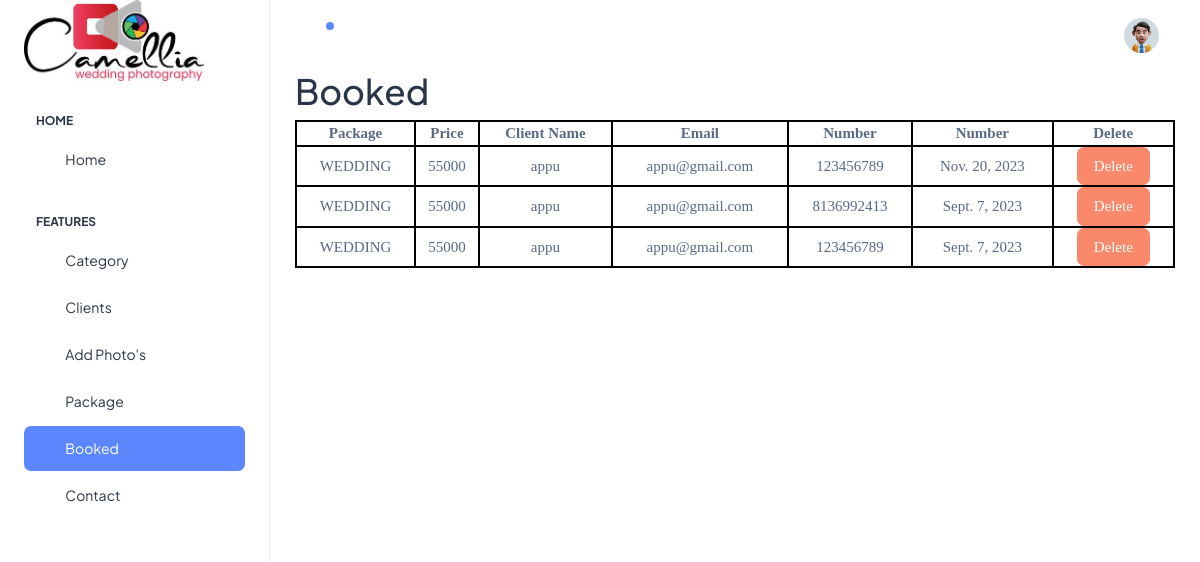
Page /adminapp/showBookedPage/ on the committed database.
### adminapp/models.py (models this page shows)
class bookinDB(models.Model):
    Package_Name=models.CharField(max_length=100,null=True,blank=True)
    Package_Price = models.IntegerField(null=True,blank=True)
    Name= models.CharField(max_length=100,null=True,blank=True)
    Email = models.EmailField(max_length=100,null=True,blank=True)
    Mobile = models.FloatField(null=True,blank=True)
    Date=models.DateField(null=True,blank=True)

### adminapp/views.py (the view)
# urls.py: path('showBookedPage/',views.showBookedPage,name="showBookedPage"),
def showBookedPage(req):
    data=bookinDB.objects.all()
    return render(req,"showBooked.html",{'data':data})

### adminapp/templates/showBooked.html (shortened to what this page needs)
<!DOCTYPE html>
{% extends 'index.html' %}
{% block content %}
<html lang="en">
<head>
</head>
<body>
    <div>
        <h1>Booked</h1>
        <table style="width: 100%;">
            <thead>
                <tr >
                  <th>Package</th>
                  <th>Price</th>
                  <th>Client Name</th>
                  <th>Email</th>
                  <th>Number</th>
                  <th>Number</th>
                  <th>Delete</th>
                </tr>
                <tbody>
                    {% for i in data %}
                    <tr>
                        <td>{{i.Package_Name}}</td>
                        <td>{{i.Package_Price}}</td>
                        <td>{{i.Name}}</td>
                        <td>{{i.Email}}</td>
                        <td>{{i.Mobile|floatformat:0}}</td>
                        <td>{{i.Date}}</td>
                        <td><a href="{% url 'deletebookedData' dataid=i.id %}" class="btn btn-danger mr-2">Delete</a></td>
                    </tr>
                    {% endfor %}
                </tbody>
              </thead>
        </table>
      </div>
</body>
</html>
{% endblock %}

### adminapp/templates/index.html (shortened to what this page needs)
<!doctype html>
{% load static %}
<html lang="en">
<head>
  <link rel="stylesheet" href="{% static 'assets/css/styles.min.css' %}" />
</head>
<body>
  <div class="page-wrapper" id="main-wrapper" data-layout="vertical" data-navbarbg="skin6" data-sidebartype="full"
    data-sidebar-position="fixed" data-header-position="fixed">
    <aside class="left-sidebar">
      <div>
        <div class="brand-logo d-flex align-items-center justify-content-between">
          <a href="" class="text-nowrap logo-img">
            <img src="{% static 'assets/images/logos/cm.png' %}" width="180" alt="" />
          </a>
        </div>
        <nav class="sidebar-nav scroll-sidebar" data-simplebar="">
          <ul id="sidebarnav">
            <li class="nav-small-cap">
              <span class="hide-menu">Home</span>
            </li>
            <li class="sidebar-item">
              <a class="sidebar-link" href="{% url 'homepage' %}" aria-expanded="false">
                <span>
                  <i class="ti ti-layout-dashboard"></i>
                </span>
                <span class="hide-menu">Home</span>
              </a>
            </li>
            <li class="nav-small-cap">
              <span class="hide-menu">Features</span>
            </li>
            <li class="sidebar-item">
              <a class="sidebar-link" href="{% url 'categoryPage' %}" aria-expanded="false">
                <span>
                  <i class="ti ti-article"></i>
                </span>
                <span class="hide-menu">Category</span>
              </a>
            </li>
            <li class="sidebar-item">
              <a class="sidebar-link" href="{% url 'addClientPage' %}" aria-expanded="false">
                <span>
                  <i class="ti ti-alert-circle"></i>
                </span>
                <span class="hide-menu">Clients</span>
              </a>
            </li>
            <li class="sidebar-item">
              <a class="sidebar-link" href="{% url 'addPhotosPage' %}" aria-expanded="false">
                <span>
                  <i class="ti ti-cards"></i>
                </span>
                <span class="hide-menu">Add Photo's</span>
              </a>
            </li>
            <li class="sidebar-item">
              <a class="sidebar-link" href="{% url 'addPackagePage' %}" aria-expanded="false">
                <span>
                  <i class="ti ti-login"></i>
                </span>
                <span class="hide-menu">Package</span>
              </a>
            </li>
            <li class="sidebar-item">
              <a class="sidebar-link" href="{% url 'showBookedPage' %}" aria-expanded="false">
                <span>
                  <i class="ti ti-login"></i>
                </span>
                <span class="hide-menu">Booked</span>
              </a>
            </li>
            <li class="sidebar-item">
              <a class="sidebar-link" href="{% url 'showcontactPage' %}" aria-expanded="false">
                <span>
                  <i class="ti ti-login"></i>
                </span>
                <span class="hide-menu">Contact</span>
              </a>
            </li>
          </ul>
        </nav>
      </div>
    </aside>
    <div class="body-wrapper">
      <header class="app-header">
        <nav class="navbar navbar-expand-lg navbar-light">
          <ul class="navbar-nav">
            <li class="nav-item">
              <a class="nav-link nav-icon-hover" href="javascript:void(0)">
                <i class="ti ti-bell-ringing"></i>
                <div class="notification bg-primary rounded-circle"></div>
              </a>
            </li>
          </ul>
          <div class="navbar-collapse justify-content-end px-0" id="navbarNav">
            <ul class="navbar-nav flex-row ms-auto align-items-center justify-content-end">
              <li class="nav-item dropdown">
                <a class="nav-link nav-icon-hover" href="javascript:void(0)" id="drop2" data-bs-toggle="dropdown"
                  aria-expanded="false">
                  <img src="{% static 'assets/images/profile/user-1.jpg' %}" alt="" width="35" height="35" class="rounded-circle">
                </a>
              </li>
            </ul>
          </div>
        </nav>
        {% block content %}{% endblock %}
    </div>
  </div>
</body>
</html>

### adminapp/templates/showBooked.html (style rules this page uses)
table, th, td { border: 2px solid black; text-align: center; font-family: 'Times New Roman'; font-size: 15px; table-layout: auto; height: 100%; }

### rows in the picture
bookinDB: Package_Name "WEDDING", Package_Price "55000", Name "appu", Email "appu@gmail.com", Mobile "123456789", Date "Nov. 20, 2023"
bookinDB: Package_Name "WEDDING", Package_Price "55000", Name "appu", Email "appu@gmail.com", Mobile "8136992413", Date "Sept. 7, 2023"
bookinDB: Package_Name "WEDDING", Package_Price "55000", Name "appu", Email "appu@gmail.com", Mobile "123456789", Date "Sept. 7, 2023"
